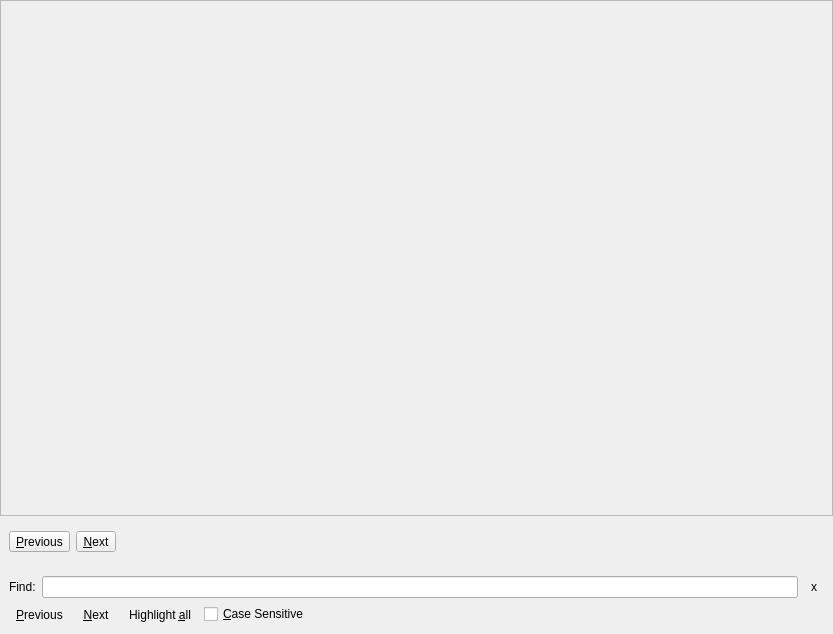
<?xml version="1.0" encoding="UTF-8"?>
<ui version="4.0">
 <class>ArticleView</class>
 <widget class="QWidget" name="ArticleView">
  <property name="geometry">
   <rect>
    <x>0</x>
    <y>0</y>
    <width>833</width>
    <height>634</height>
   </rect>
  </property>
  <property name="windowTitle">
   <string>Form</string>
  </property>
  <layout class="QVBoxLayout" name="verticalLayout_2" stretch="1000,0,0">
   <property name="leftMargin">
    <number>0</number>
   </property>
   <property name="topMargin">
    <number>0</number>
   </property>
   <property name="rightMargin">
    <number>0</number>
   </property>
   <property name="bottomMargin">
    <number>0</number>
   </property>
   <item>
    <widget class="QFrame" name="frame">
     <property name="frameShape">
      <enum>QFrame::StyledPanel</enum>
     </property>
     <property name="frameShadow">
      <enum>QFrame::Raised</enum>
     </property>
     <layout class="QVBoxLayout" name="verticalLayout">
      <property name="leftMargin">
       <number>0</number>
      </property>
      <property name="topMargin">
       <number>0</number>
      </property>
      <property name="rightMargin">
       <number>0</number>
      </property>
      <property name="bottomMargin">
       <number>0</number>
      </property>
      <item>
       <widget class="ArticleWebView" name="definition" native="true">
        <property name="url" stdset="0">
         <url>
          <string>about:blank</string>
         </url>
        </property>
       </widget>
      </item>
     </layout>
    </widget>
   </item>
   <item>
    <widget class="QFrame" name="ftsSearchFrame">
     <property name="frameShadow">
      <enum>QFrame::Raised</enum>
     </property>
     <layout class="QHBoxLayout" name="horizontalLayout_3">
      <item>
       <widget class="QToolButton" name="ftsSearchPrevious">
        <property name="text">
         <string>&amp;Previous</string>
        </property>
        <property name="icon">
         <iconset resource="resources.qrc">
          <normaloff>:/icons/previous.svg</normaloff>:/icons/previous.svg</iconset>
        </property>
        <property name="toolButtonStyle">
         <enum>Qt::ToolButtonTextBesideIcon</enum>
        </property>
       </widget>
      </item>
      <item>
       <widget class="QToolButton" name="ftsSearchNext">
        <property name="text">
         <string>&amp;Next</string>
        </property>
        <property name="icon">
         <iconset resource="resources.qrc">
          <normaloff>:/icons/next.svg</normaloff>:/icons/next.svg</iconset>
        </property>
        <property name="toolButtonStyle">
         <enum>Qt::ToolButtonTextBesideIcon</enum>
        </property>
       </widget>
      </item>
      <item>
       <widget class="QLabel" name="ftsSearchStatusLabel"/>
      </item>
      <item>
       <spacer name="horizontalSpacer_2">
        <property name="orientation">
         <enum>Qt::Horizontal</enum>
        </property>
        <property name="sizeHint" stdset="0">
         <size>
          <width>40</width>
          <height>20</height>
         </size>
        </property>
       </spacer>
      </item>
     </layout>
    </widget>
   </item>
   <item>
    <widget class="QFrame" name="searchFrame">
     <property name="sizePolicy">
      <sizepolicy hsizetype="Preferred" vsizetype="Preferred">
       <horstretch>0</horstretch>
       <verstretch>0</verstretch>
      </sizepolicy>
     </property>
     <property name="frameShape">
      <enum>QFrame::NoFrame</enum>
     </property>
     <property name="frameShadow">
      <enum>QFrame::Raised</enum>
     </property>
     <layout class="QGridLayout" name="gridLayout">
      <item row="0" column="0">
       <layout class="QHBoxLayout" name="horizontalLayout_2">
        <item>
         <widget class="QLabel" name="label">
          <property name="text">
           <string>Find:</string>
          </property>
         </widget>
        </item>
        <item>
         <widget class="QLineEdit" name="searchText"/>
        </item>
        <item>
         <widget class="QToolButton" name="searchCloseButton">
          <property name="text">
           <string>x</string>
          </property>
          <property name="icon">
           <iconset resource="resources.qrc">
            <normaloff>:/icons/closetab.svg</normaloff>:/icons/closetab.svg</iconset>
          </property>
          <property name="autoRaise">
           <bool>true</bool>
          </property>
         </widget>
        </item>
       </layout>
      </item>
      <item row="1" column="0">
       <layout class="QHBoxLayout" name="horizontalLayout">
        <item>
         <widget class="QToolButton" name="searchPrevious">
          <property name="text">
           <string>&amp;Previous</string>
          </property>
          <property name="icon">
           <iconset resource="resources.qrc">
            <normaloff>:/icons/previous.svg</normaloff>:/icons/previous.svg</iconset>
          </property>
          <property name="toolButtonStyle">
           <enum>Qt::ToolButtonTextBesideIcon</enum>
          </property>
          <property name="autoRaise">
           <bool>true</bool>
          </property>
         </widget>
        </item>
        <item>
         <widget class="QToolButton" name="searchNext">
          <property name="text">
           <string>&amp;Next</string>
          </property>
          <property name="icon">
           <iconset resource="resources.qrc">
            <normaloff>:/icons/next.svg</normaloff>:/icons/next.svg</iconset>
          </property>
          <property name="shortcut">
           <string>Ctrl+G</string>
          </property>
          <property name="toolButtonStyle">
           <enum>Qt::ToolButtonTextBesideIcon</enum>
          </property>
          <property name="autoRaise">
           <bool>true</bool>
          </property>
         </widget>
        </item>
        <item>
         <widget class="QToolButton" name="highlightAllButton">
          <property name="text">
           <string>Highlight &amp;all</string>
          </property>
          <property name="icon">
           <iconset resource="resources.qrc">
            <normaloff>:/icons/highlighter.svg</normaloff>:/icons/highlighter.svg</iconset>
          </property>
          <property name="checkable">
           <bool>true</bool>
          </property>
          <property name="checked">
           <bool>false</bool>
          </property>
          <property name="toolButtonStyle">
           <enum>Qt::ToolButtonTextBesideIcon</enum>
          </property>
          <property name="autoRaise">
           <bool>true</bool>
          </property>
         </widget>
        </item>
        <item>
         <widget class="QCheckBox" name="searchCaseSensitive">
          <property name="text">
           <string>&amp;Case Sensitive</string>
          </property>
         </widget>
        </item>
        <item>
         <spacer name="horizontalSpacer">
          <property name="orientation">
           <enum>Qt::Horizontal</enum>
          </property>
          <property name="sizeHint" stdset="0">
           <size>
            <width>782</width>
            <height>20</height>
           </size>
          </property>
         </spacer>
        </item>
       </layout>
      </item>
     </layout>
    </widget>
   </item>
  </layout>
 </widget>
 <customwidgets>
  <customwidget>
   <class>ArticleWebView</class>
   <extends>QWidget</extends>
   <header>articlewebview.hh</header>
  </customwidget>
 </customwidgets>
 <resources>
  <include location="resources.qrc"/>
 </resources>
 <connections/>
</ui>
